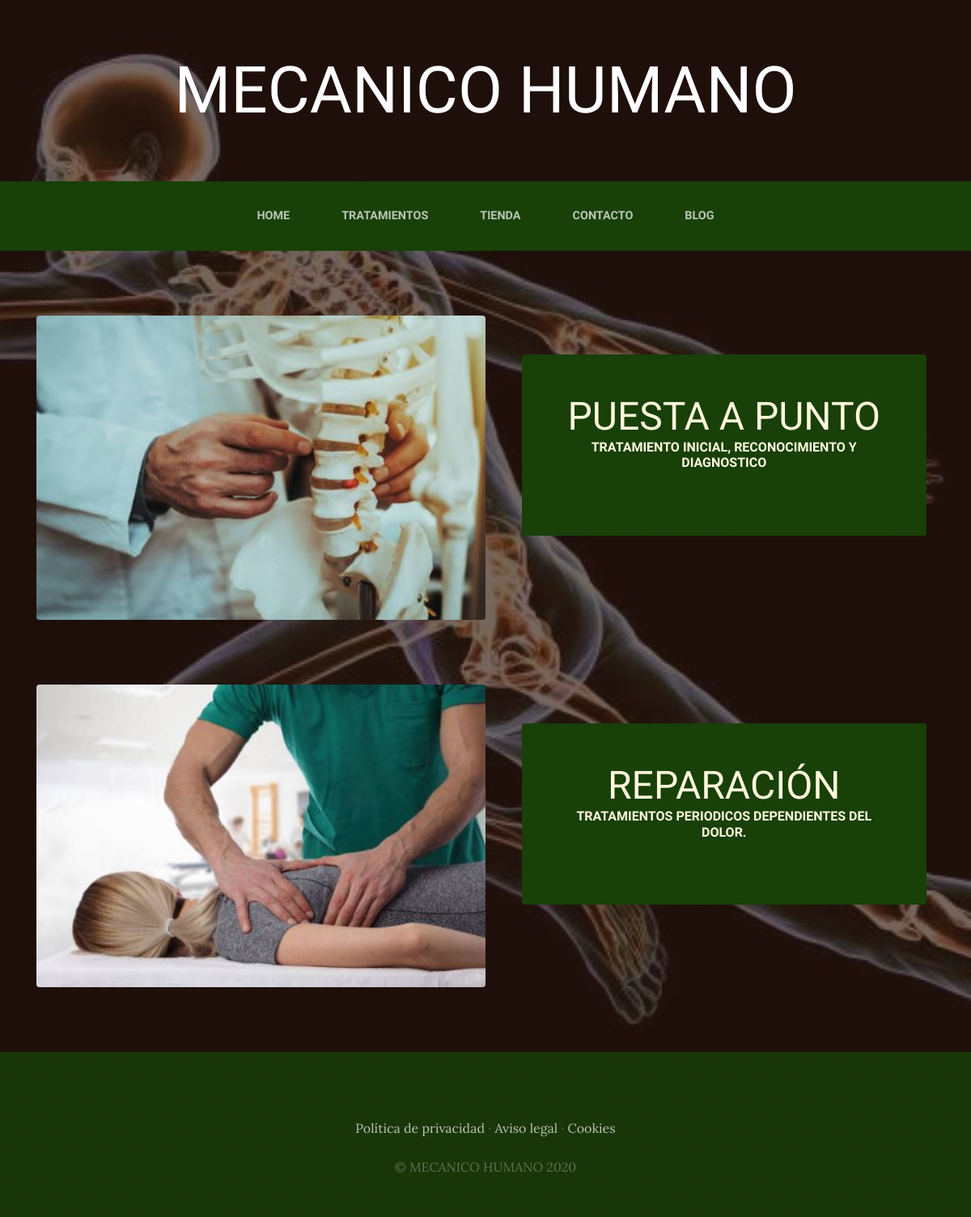
The app's page /tratamientos/, older data.
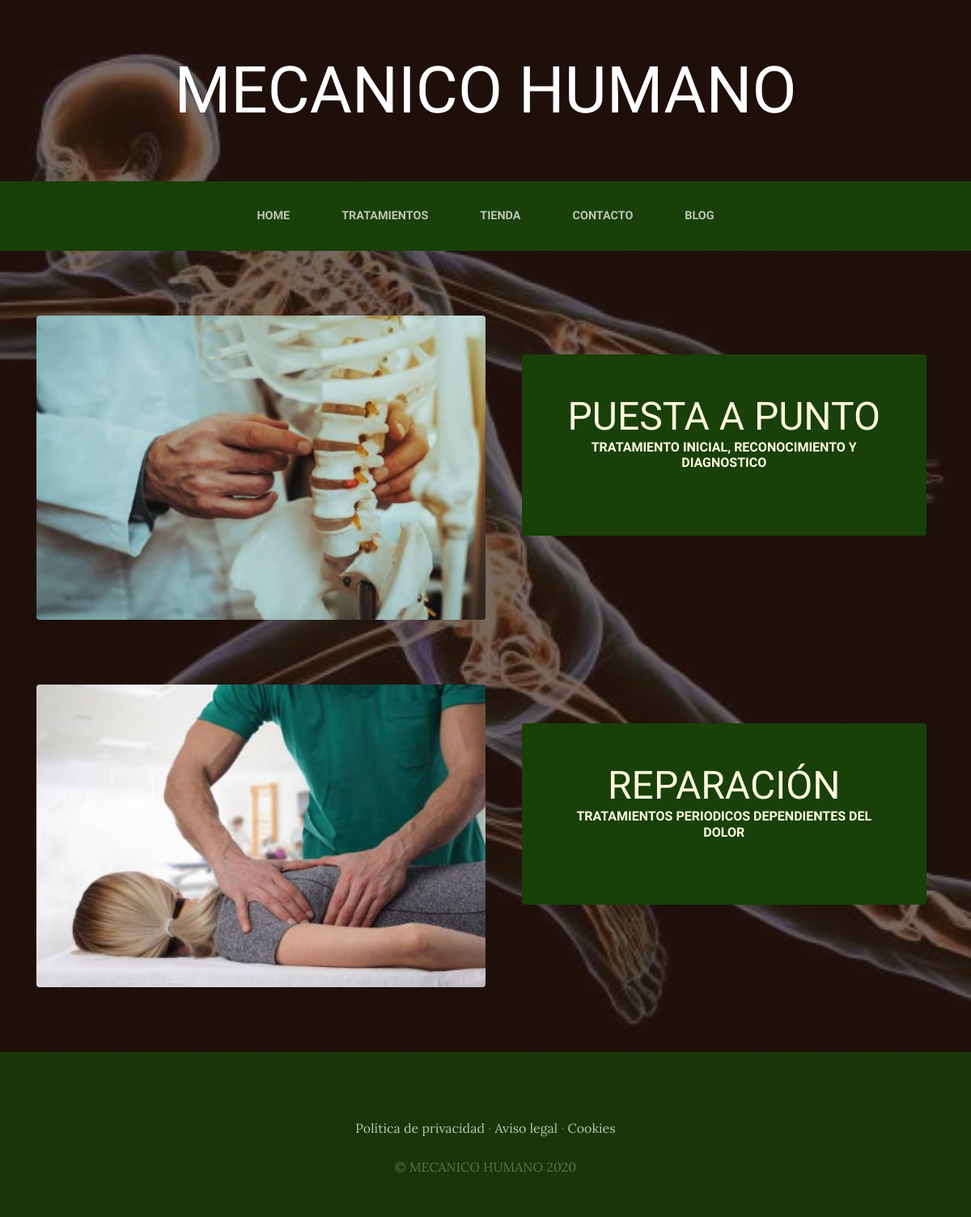
The same page, newer data.
### tratamientos/models.py (models this page shows, shortened)
class Tratamiento(models.Model):
    titulo=models.CharField(max_length=50)
    contenido=models.CharField(max_length=50)
    imagen=models.ImageField(upload_to='tratamientos')
    created=models.DateTimeField(auto_now_add=True)
    updated=models.DateTimeField(auto_now_add=True)
    class Meta:
        verbose_name='tratamiento'
        verbose_name_plural='tratamientos'

### tratamientos/views.py (the view)
# urls.py: path('tratamientos/', include('tratamientos.urls')),
def tratamientos(request):
    tratamientos=Tratamiento.objects.all()
    return render(request, "tratamientos/tratamientos.html", {"tratamientos":tratamientos})

### tratamientos/templates/tratamientos/tratamientos.html
{% extends "Web1MHApp/base.html" %}
{% load static %}
{% block content %}
    {% for tratamiento in tratamientos %}
   <section class="page-section clearfix">
    <div class="container">
      <div class="intro">
        <img class="intro-img img-fluid mb-3 mb-lg-0 rounded" src="{{tratamiento.imagen.url}}" alt=""style="width: 50%;">
        <div class="intro-text left-0 text-center bg-faded p-5 rounded">
          <h2 class="section-heading mb-4" >
            <span class="section-heading-lower">{{tratamiento.titulo}}</span>
            <span class="section-heading-upper">{{tratamiento.contenido}}</span>
          </h2>
        </div>
      </div>
    </div>
  </section>
    {% endfor %}
{% endblock %}

### Web1MHApp/templates/Web1MHApp/base.html (shortened to what this page needs)
<html>
<head>
    {% load static %}
    <link href="{% static 'Web1MHApp/vendor/bootstrap/css/bootstrap.min.css' %}" rel="stylesheet">
    <link href="{% static 'Web1MHApp/css/gestion.css' %}" rel="stylesheet">
</head>
<body>
    <h1 class="site-heading text-center text-white d-none d-lg-block">
        <span class="site-heading-lower">MECANICO HUMANO</span>
      </h1>
 <nav class="navbar navbar-expand-lg navbar-dark py-lg-4" id="mainNav">
    <div class="container">
      <div class="collapse navbar-collapse" id="navbarResponsive">
        <ul class="navbar-nav mx-auto">
          <li class="nav-item {% if request.path == '/' %} active {% endif %} px-lg-4">
            <a class="nav-link text-uppercase text-expanded" href="{% url 'Home' %}">Home</a>
          </li>
          <li class="nav-item {% if request.path == '/tratamientos' %} active {% endif %} px-lg-4">
            <a class="nav-link text-uppercase text-expanded" href="{% url 'Tratamientos' %}">Tratamientos</a>
          </li>
          <li class="nav-item {% if request.path == '/tienda' %} active {% endif %} px-lg-4">
            <a class="nav-link text-uppercase text-expanded" href="{% url 'Tienda' %}">Tienda</a>
          </li>
          <li class="nav-item {% if request.path == '/contacto' %} active {% endif %} px-lg-4">
            <a class="nav-link text-uppercase text-expanded" href="{% url 'Contacto' %}">Contacto</a>
          </li>
          <li class="nav-item {% if request.path == '/blog' %} active {% endif %} px-lg-4">
            <a class="nav-link text-uppercase text-expanded" href="{% url 'Blog' %}">Blog</a>
          </li>
        </ul>
      </div>
    </div>
  </nav>
  {% block content %}
  {% endblock %}
    <footer class="footer text-faded text-center py-5">
      <div class="container">
        <p class="m-0 mbt">
        	<a href="sample.html" class="link">Política de privacidad</a> ·
        	<a href="sample.html" class="link">Aviso legal</a> ·
        	<a href="sample.html" class="link">Cookies</a>
		</p>
        <p class="m-0 mbt1">&copy; MECANICO HUMANO 2020</p>
      </div>
	</footer>
</body>
</html>

### Web1MHApp/static/Web1MHApp/css/gestion.css (style rules this page uses)
body { font-family: 'Lora'; background: linear-gradient(rgba(47, 23, 15, 0.65), rgba(47, 23, 15, 0.65)), url("../img/bg_main1.jpg"); background-attachment: fixed; background-position: center; background-size: cover; }
h1, h2, h3, h4, h5, h6 { font-family: 'Raleway'; }
p { line-height: 1.75; }
.text-faded { color: rgba(255, 255, 255, 0.3); }
.site-heading { margin-top: 5rem; margin-bottom: 5rem; text-transform: uppercase; line-height: 1; font-family: 'Raleway'; }
.site-heading .site-heading-lower { font-size: 5rem; font-weight: 100; line-height: 4rem; }
.page-section { margin-top: 5rem; margin-bottom: 5rem; }
.section-heading { text-transform: uppercase; }
.section-heading .section-heading-upper { display: block; font-size: 1rem; font-weight: 800; padding-bottom:.5rem; }
.section-heading .section-heading-lower { display: block; font-size: 3rem; font-weight: 100; }
.bg-faded { background-color: rgba(255, 255, 255, 0.85); }
#mainNav { background-color: rgba(24, 64, 8); font-family: 'Raleway'; }
#mainNav .navbar-nav .nav-item .nav-link { color: rgba(255, 255, 255, 0.7); font-weight: 800; }
@media (min-width: 992px) { #mainNav .navbar-nav .nav-item .nav-link { font-size: 0.9rem; } }
.intro { position: relative; }
@media (min-width: 992px) { .intro .intro-img { width: 75%; float: left; } }
@media (min-width: 992px) { .intro .intro-text { left: 600; width: 60%; margin-top: 3rem; background-color: rgba(24, 64, 8); color: cornsilk; position: absolute; } }
@media (min-width: 1200px) { .intro .intro-text { width: 45%; } }
.footer { background-color: rgba(24, 64, 8, 0.8); }
.mbt { padding-top: 2rem; }
.mbt1 { padding-top: 1.25rem; }
a.link { color: rgba(255, 255, 255, 0.7); }

Row changes from the older to the newer data that the page shows:
changed Tratamiento "REPARACIÓN": contenido "TRATAMIENTOS PERIODICOS DEPENDIENTES DEL DOLOR." → "TRATAMIENTOS PERIODICOS DEPENDIENTES DEL DOLOR"
